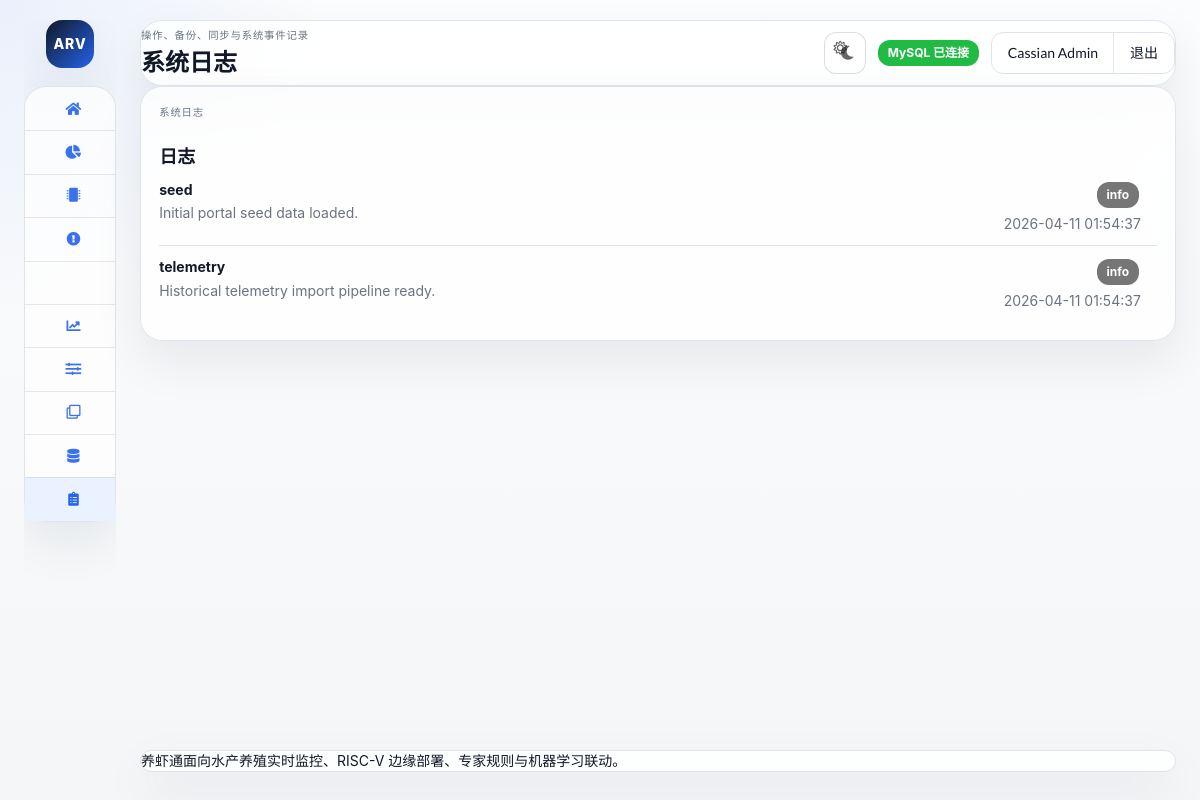
Page /logs.php (signed in) on the committed database.
### tables this page shows
CREATE TABLE IF NOT EXISTS system_logs (
	id INT AUTO_INCREMENT PRIMARY KEY,
	log_level VARCHAR(32) NOT NULL,
	log_source VARCHAR(64) NOT NULL,
	message TEXT NOT NULL,
	created_at TIMESTAMP DEFAULT CURRENT_TIMESTAMP
);

### app/lib/i18n.php (called while the page is built, shortened)
<?php
function current_locale()
{
	return 'zh-CN';
}
function t($key)
{
	$locale = current_locale();
	$catalog = translation_catalog();
	if (isset($catalog[$locale][$key]))
		return $catalog[$locale][$key];
	return $key;
}
function translation_catalog()
{
	return include __DIR__ . '/../translations.php';
}

### app/lib/helpers.php (called while the page is built, shortened)
<?php
function h($value)
{
	return htmlspecialchars((string) $value, ENT_QUOTES, 'UTF-8');
}
function semantic_label_class($status)
{
	$status = strtolower((string) $status);
	if ($status === 'healthy' || $status === 'online' || $status === 'normal' || $status === 'queued' || $status === 'sent' || $status === 'success')
		return 'green';
	return 'grey';
}

### app/lib/repositories.php (called while the page is built, shortened)
<?php
function fetch_system_logs(array $config, $limit = 50)
{
	$pdo = get_pdo($config);
	try {
		$statement = $pdo->prepare(
			"SELECT log_level, log_source, message, created_at
			 FROM system_logs
			 ORDER BY created_at DESC
			 LIMIT :limit_value"
		);
		$statement->bindValue(':limit_value', (int) $limit, PDO::PARAM_INT);
		$statement->execute();
		$rows = $statement->fetchAll();
	} catch (Throwable $exception) {
		return sample_system_logs();
	}
	return $rows ?: [];
}

### public/logs.php (the view, shortened to what this page needs)
<?php
require_once __DIR__ . '/../app/bootstrap.php';
$logs = fetch_system_logs($config, 80);
require __DIR__ . '/partials/header.php';
?>
<section class="ui segment card dashboard portal-section">
	<div class="dashboard-header">
		<div>
			<p class="portal-eyebrow"><?= h(t('system_logs')); ?></p>
			<h3><?= h(t('nav_logs')); ?></h3>
		</div>
	</div>
	<?php if (empty($logs)): ?>
		<p class="portal-empty"><?= h(t('logs_empty')); ?></p>
	<?php else: ?>
		<div class="ui list portal-info-list">
			<?php foreach ($logs as $log): ?>
				<div class="item">
					<div class="portal-info-main">
						<strong><?= h($log['log_source']); ?></strong>
						<p><?= h($log['message']); ?></p>
					</div>
					<div class="portal-info-side">
						<div class="ui <?= h(semantic_label_class($log['log_level'])); ?> label"><?= h($log['log_level']); ?></div>
						<div><?= h($log['created_at']); ?></div>
					</div>
				</div>
			<?php endforeach; ?>
		</div>
	<?php endif; ?>
</section>
<?php require __DIR__ . '/partials/footer.php'; ?>

### public/assets/css/styles.css (style rules this page uses)
:root { --portal-bg: #f4f6f8; --portal-panel: #ffffff; --portal-panel-soft: #f8fafc; --portal-border: #dfe4ea; --portal-text: #111827; --portal-muted: #6b7280; --portal-accent: #2563eb; --portal-accent-soft: #eaf2ff; --portal-shadow: 0 20px 48px rgba(15, 23, 42, 0.08); --portal-gauge-track: #e7ebf0; --portal-gauge-fill: #2563eb; --portal-chart-line: #2563eb; --portal-sidebar-width: 252px; --portal-sidebar-collapsed-width: 92px; }
html, body { min-height: 100%; }
body { margin: 0; font-family: "SF Pro Display", "Segoe UI", "Helvetica Neue", "PingFang SC", "Hiragino Sans", sans-serif; background: radial-gradient(circle at top left, rgba(37, 99, 235, 0.08), transparent 22%), linear-gradient(180deg, #fbfcfd 0%, var(--portal-bg) 100%); color: var(--portal-text); }
.portal-eyebrow { margin: 0 0 4px; font-size: 0.74rem; letter-spacing: 0.08em; text-transform: uppercase; color: var(--portal-muted); }
.portal-sidebar h1, .portal-main h2, .ui.segment.card h3, .ui.segment.card h4 { color: var(--portal-text); }
.ui.segment.card, .ui.segment.card.portal-topbar, .ui.segment.card.portal-sidebar-card, .ui.segment.card.portal-footer-card, .ui.segment.card.dashboard { display: block; width: 100%; max-width: none; margin: 0 !important; border: 1px solid var(--portal-border); border-radius: 22px; background: rgba(255, 255, 255, 0.82); box-shadow: var(--portal-shadow); backdrop-filter: blur(18px); }
.portal-section { margin-top: 18px; }
.ui.segment.card.dashboard { padding: 1.25rem 1.3rem; }
.dashboard-header { display: flex; align-items: center; justify-content: space-between; gap: 14px; margin-bottom: 1rem; }
.ui.list.portal-info-list > .item { display: flex; justify-content: space-between; align-items: flex-start; gap: 16px; padding: 0.95rem 0; border-top: 1px solid var(--portal-border); }
.ui.list.portal-info-list > .item:first-child { border-top: 0; padding-top: 0; }
.portal-info-main { flex: 1; }
.portal-info-main strong { display: block; margin-bottom: 0.3rem; color: var(--portal-text); }
.portal-info-main p, .portal-info-main .description { margin: 0; color: var(--portal-muted); line-height: 1.6; }
.portal-info-side { display: flex; flex-direction: column; align-items: flex-end; gap: 8px; text-align: right; color: var(--portal-muted); flex-shrink: 0; max-width: 34%; }
.ui.button, .ui.label, .ui.menu, .ui.message, .ui.table, .ui.form input, .ui.form select { border-radius: 12px; }
.ui.basic.label, .ui.label { font-weight: 700; }

### rows in the picture
system_logs: log_source "seed", message "Initial portal seed data loaded.", log_level "info", created_at "2026-04-11 01:54:37"
system_logs: log_source "telemetry", message "Historical telemetry import pipeline ready.", log_level "info", created_at "2026-04-11 01:54:37"

### other values in the picture
$page_tagline "操作、备份、同步与系统事件记录"
$page_heading "系统日志"
t('db_connected') "MySQL 已连接"
$user['display_name'] "Cassian Admin"
t('nav_logout') "退出"
t('system_logs') "系统日志"
t('nav_logs') "日志"
t('footer_text') "养虾通面向水产养殖实时监控、RISC-V 边缘部署、专家规则与机器学习联动。"
